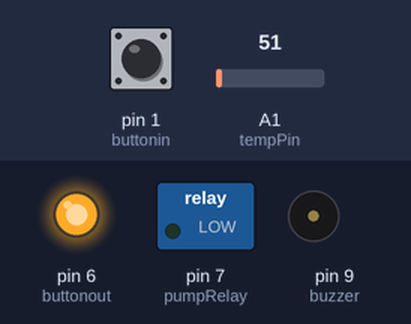
A sketch run on a simulated Arduino Uno, built with avr-gcc and run on an emulated ATmega328P. On the bench: switched loads named in the sketch (green lamp = pin HIGH), output pins drawn as LEDs (lit = HIGH), buzzer (waves = sounding). The inputs (shaded band) are chosen by the test bench; at power-on: A1 (tempPin) = 51, pin 1 (buttonin) LOW. Pins used as bus, display or sensor lines are not drawn.

Above: at 1.2 s.
1.3 s: A1 (tempPin) set to 54
At 1.9 s:
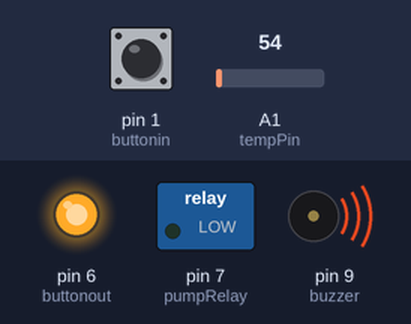
4.3 s: A1 (tempPin) set to 71
At 6.3 s:
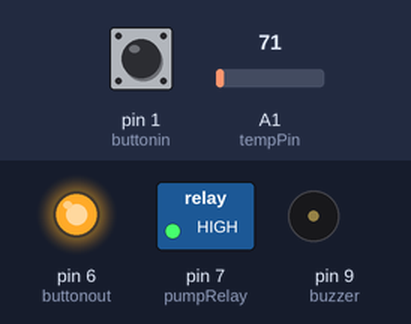
Timing chart, 0 to 7.8 s (numbered marks = the images above; inputs shaded):
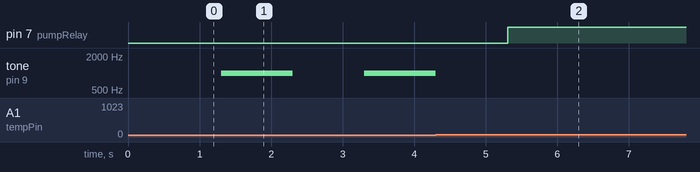

The sketch:

tempMonitor.ino
```cpp
#include <LiquidCrystal.h>
#define rs 13
#define en 12
#define d0 5     //data pins
#define d1 4
#define d2 3
#define d3 2
#define tempPin 1    //analog pin for LM35
#define buzzer 9     //digital pin for buzzer
#define motor 2      //analog pin for DC motor
#define buttonin 1     //digital pin for override button
#define buttonout 6    //digital pin
#define pumpRelay 7    //digital pin for relay to use water pump
int val;
float lowTemp = 25.0;
float midTemp = 30.0;
float highTemp = 32.0;
float cel;

LiquidCrystal lcd(rs,en,d0,d1,d2,d3);

void alarm(){
  tone(buzzer, 1000);
  delay(1000);
  noTone(buzzer);
  delay(1000);
}
void LCDdisplay(){
  lcd.clear();
  lcd.print("Tire temperature has exceeded 25*C ");
}
void waterPump(){
  digitalWrite(pumpRelay, HIGH);
  delay(5000);   //5sec delay
  digitalWrite(pumpRelay, LOW);
}
void slow(){
  analogWrite(motor, 255/2);  // half speed
}
void disableSlow(){
  analogWrite(motor, 255);   //full speed
}
void setup()
{
  pinMode(buzzer, OUTPUT);
  pinMode(motor, OUTPUT);
  pinMode(tempPin, INPUT);
  pinMode(buttonin, INPUT);
  pinMode(buttonout, OUTPUT);
  pinMode(pumpRelay, OUTPUT);
  digitalWrite(buttonout, HIGH);
  digitalWrite(pumpRelay, LOW);
  lcd.clear();
  lcd.print("Tire Temperature is calculating");
  analogWrite(motor, 255);   //full speed
}
void loop()
{
val = analogRead(tempPin);
float mv = ( val/1024.0)*5000;
cel = mv/10;
if (cel > highTemp){
  waterPump();
}
else if(cel > midTemp){
   slow();
}
else if(cel > lowTemp){
  alarm();
  LCDdisplay();
}
if (digitalRead(buttonin) == HIGH){
  disableSlow();
}
}
```

Measured:
- the behaviour switches between 51 and 52 on A1 (tempPin) (found by bisection; images 0 and 1)
- after the input at 1.3 s, tone on pin 9 (buzzer): silent → 1000 Hz at once, → silent 1.0 s later, → 1000 Hz 1.0 s later
- after the input at 4.3 s, pin 7 (pumpRelay): LOW → HIGH after 1.0 s; tone on pin 9 (buzzer): goes on until 4.3 s, then stays silent
